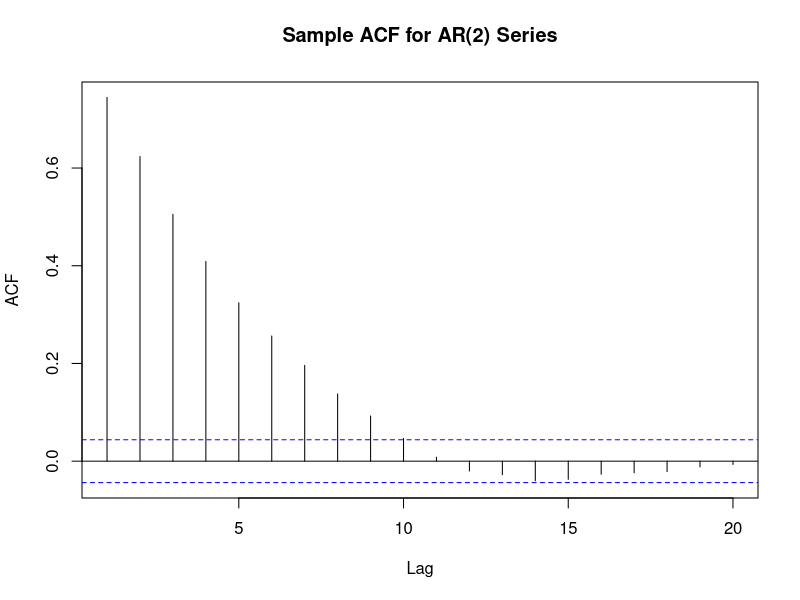
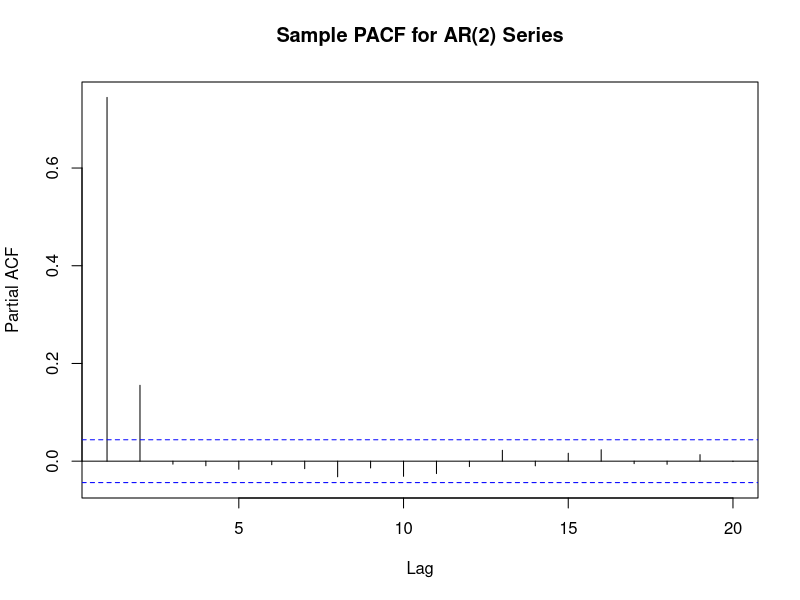

R code for these plots, in order:
rm(list = ls())

ar2 <- read.csv("ar2.csv")

acfar2 <- acf(ar2[,2], plot = FALSE)


plot(acfar2[1:20], main = "Sample ACF for AR(2) Series")


pacfar2 <- pacf(ar2[,2], plot = FALSE)


plot(pacfar2[1:20], main = "Sample PACF for AR(2) Series")


rho <- acfar2$acf

phi2 <- (rho[2]^2 - rho[3])/(rho[2]^2-1)
phi1 <- rho[2]*(1-phi2)

T <- length(ar2[,2])

ar2 <- ar2$x

ar2l0 <- ar2[3:T]
ar2l1 <- ar2[2:(T-1)]
ar2l2 <- ar2[1:(T-2)]

linreg1 <- lm(formula = ar2l0 ~ 0 + ar2l1 + ar2l2)
summary(linreg1)
